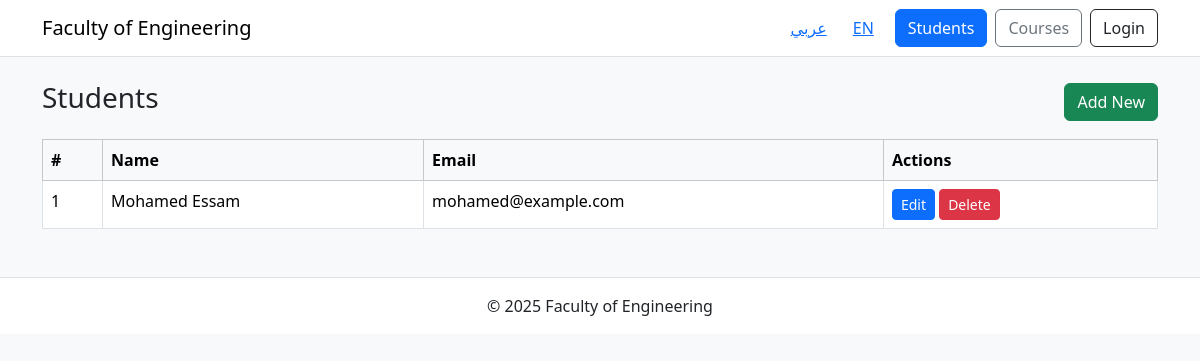
Screenshot of /students.php?lang=en with the database file from the repository.
### tables this page shows
CREATE TABLE students (
  id INT AUTO_INCREMENT PRIMARY KEY,
  student_number VARCHAR(50) UNIQUE,
  name_en VARCHAR(200),
  name_ar VARCHAR(200),
  email VARCHAR(200),
  course VARCHAR(200),
  created_at TIMESTAMP DEFAULT CURRENT_TIMESTAMP
);

### public/templates/helpers.php (called while the page is built, shortened)
<?php
function set_lang() {
    return $_SESSION['lang'] ?? 'ar';
}
function t($key, $lang) {
    $strings = [
        'site_title' => ['en'=>'Faculty of Engineering','ar'=>'كلية الهندسة'],
        'dashboard' => ['en'=>'Dashboard','ar'=>'لوحة التحكم'],
        'students' => ['en'=>'Students','ar'=>'الطلاب'],
        'courses' => ['en'=>'Courses','ar'=>'المقررات'],
        'add_new' => ['en'=>'Add New','ar'=>'إضافة جديد'],
        'edit' => ['en'=>'Edit','ar'=>'تعديل'],
        'delete' => ['en'=>'Delete','ar'=>'حذف'],
        'actions' => ['en'=>'Actions','ar'=>'إجراءات'],
        'name' => ['en'=>'Name','ar'=>'الاسم'],
        'email' => ['en'=>'Email','ar'=>'البريد الإلكتروني'],
        'instructor' => ['en'=>'Instructor','ar'=>'المحاضر'],
        'save' => ['en'=>'Save','ar'=>'حفظ'],
        'login' => ['en'=>'Login','ar'=>'تسجيل دخول'],
        'logout' => ['en'=>'Logout','ar'=>'تسجيل خروج'],
    ];
    return $strings[$key][$lang] ?? $key;
}

### public/students.php (the view)
<?php
require_once __DIR__ . '/templates/helpers.php';
$lang = set_lang();
require_once __DIR__ . '/templates/db.php';
include __DIR__ . '/templates/header.php';
$stmt = $pdo->query('SELECT * FROM students ORDER BY id DESC');
$students = $stmt->fetchAll();
?>
<div class="d-flex justify-content-between align-items-center mb-3">
  <h3><?= htmlspecialchars(t('students', $lang)) ?></h3>
  <a href="/add_student.php?lang=<?= $lang ?>" class="btn btn-success"><?= htmlspecialchars(t('add_new', $lang)) ?></a>
</div>
<table class="table table-bordered">
  <thead class="table-light">
    <tr>
      <th>#</th>
      <th><?= htmlspecialchars(t('name', $lang)) ?></th>
      <th><?= htmlspecialchars(t('email', $lang)) ?></th>
      <th><?= htmlspecialchars(t('actions', $lang)) ?></th>
    </tr>
  </thead>
  <tbody>
    <?php foreach($students as $s): ?>
      <tr>
        <td><?= $s['id'] ?></td>
        <td><?= htmlspecialchars($lang==='en' ? $s['name_en'] : $s['name_ar']) ?></td>
        <td><?= htmlspecialchars($s['email']) ?></td>
        <td>
          <a class="btn btn-sm btn-primary" href="/edit_student.php?id=<?= $s['id'] ?>&lang=<?= $lang ?>"><?= htmlspecialchars(t('edit', $lang)) ?></a>
          <a class="btn btn-sm btn-danger" href="/delete_student.php?id=<?= $s['id'] ?>&lang=<?= $lang ?>" onclick="return confirm('Are you sure?')"><?= htmlspecialchars(t('delete', $lang)) ?></a>
        </td>
      </tr>
    <?php endforeach; ?>
  </tbody>
</table>
<?php include __DIR__ . '/templates/footer.php'; ?>

### public/templates/header.php (shortened to what this page needs)
<?php
$dir = $lang === 'en' ? 'ltr' : 'rtl';
$lang_attr = $lang === 'en' ? 'en' : 'ar';
?><!doctype html>
<html lang="<?= $lang_attr ?>" dir="<?= $dir ?>">
<head>
  <link href="https://cdn.jsdelivr.net/npm/bootstrap@5.3.1/dist/css/bootstrap.min.css" rel="stylesheet">
</head>
<body class="bg-light">
<nav class="navbar navbar-expand-lg navbar-light bg-white border-bottom">
  <div class="container">
    <a class="navbar-brand" href="/?lang=<?= $lang ?>"><?= $lang==='ar' ? 'كلية الهندسة' : 'Faculty of Engineering' ?></a>
    <div class="d-flex align-items-center">
      <a class="btn btn-link" href="/?lang=ar">عربي</a>
      <a class="btn btn-link" href="/?lang=en">EN</a>
      <a class="btn btn-primary ms-2" href="/students.php?lang=<?= $lang ?>"><?= htmlspecialchars(t('students', $lang)) ?></a>
      <a class="btn btn-outline-secondary ms-2" href="/courses.php?lang=<?= $lang ?>"><?= htmlspecialchars(t('courses', $lang)) ?></a>
      <a class="btn btn-outline-dark ms-2" href="/admin/login.php?lang=<?= $lang ?>"><?= htmlspecialchars(t('login', $lang)) ?></a>
    </div>
  </div>
</nav>
<div class="container mt-4">

### public/templates/footer.php (shortened to what this page needs)
</div>
<footer class="bg-white border-top mt-5">
  <div class="container py-3">
    <div class="text-center">&copy; <?= date('Y') ?> <?= htmlspecialchars(t('site_title', $lang)) ?></div>
  </div>
</footer>
</body>
</html>

### rows the page displays
students: id "1", name_en "Mohamed Essam", email "mohamed@example.com"

### other values shown
t('students', $lang) "Students"
t('courses', $lang) "Courses"
t('login', $lang) "Login"
t('add_new', $lang) "Add New"
t('name', $lang) "Name"
t('email', $lang) "Email"
t('actions', $lang) "Actions"
t('site_title', $lang) "Faculty of Engineering"
